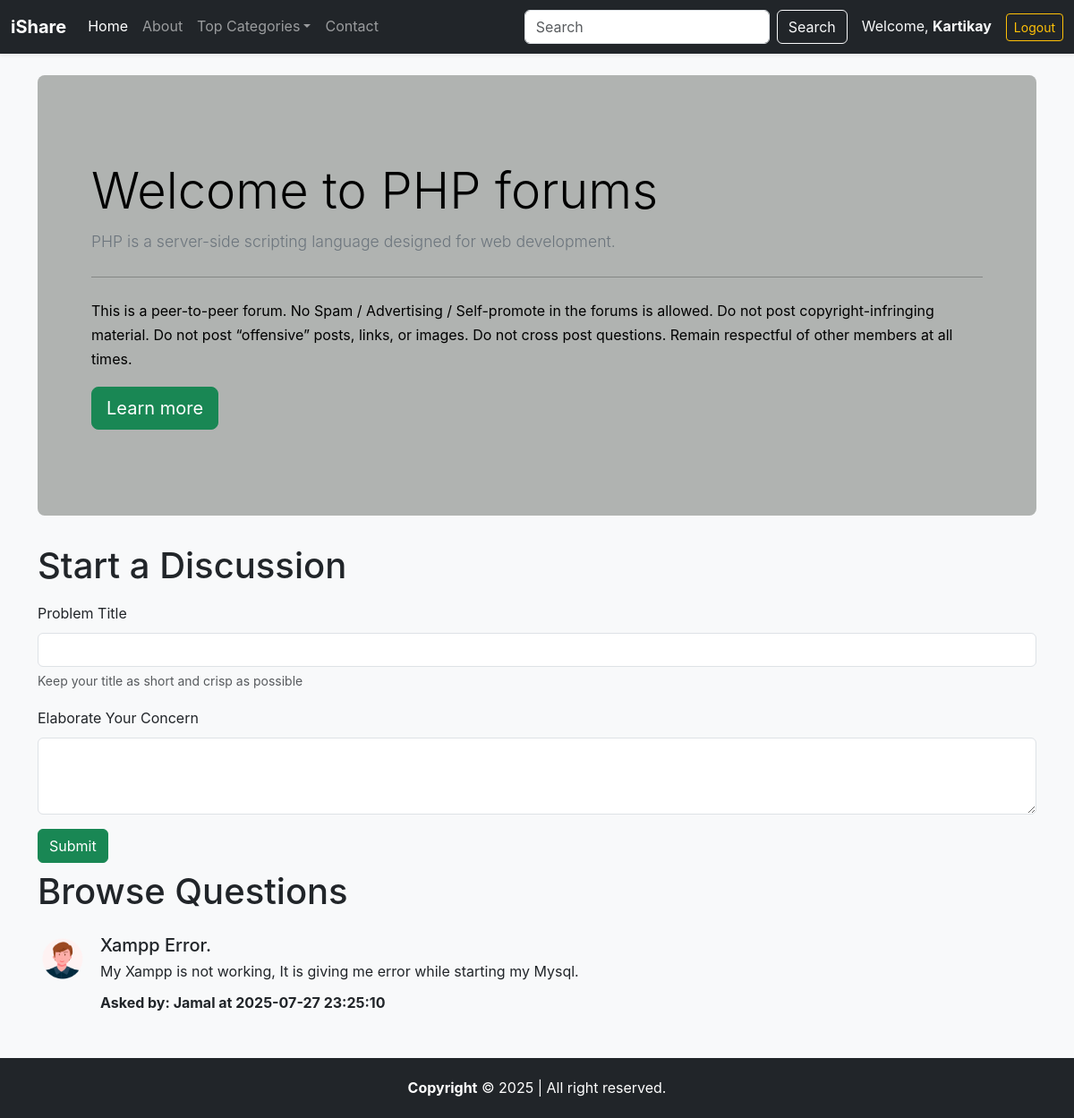
The app's page /threadlist.php?catid=9 (signed in) with its own data.
### tables this page shows
CREATE TABLE `categories` (
  `category_id` int(11) NOT NULL,
  `category_name` varchar(255) NOT NULL,
  `category_description` varchar(255) NOT NULL,
  `created_at` datetime NOT NULL DEFAULT current_timestamp()
);

CREATE TABLE `threads` (
  `thread_id` int(7) NOT NULL,
  `thread_title` varchar(255) NOT NULL,
  `thread_desc` text NOT NULL,
  `thread_cat_id` int(7) NOT NULL,
  `thread_user_id` int(7) NOT NULL,
  `timestamp` datetime NOT NULL DEFAULT current_timestamp()
);

CREATE TABLE `users` (
  `sno` int(8) NOT NULL,
  `user_email` varchar(30) NOT NULL,
  `user_pass` varchar(255) NOT NULL,
  `timestamp` datetime NOT NULL DEFAULT current_timestamp()
);

### threadlist.php (the view, shortened to what this page needs)
<!doctype html>
<html lang="en">
<head>
    <link href="https://cdn.jsdelivr.net/npm/bootstrap@5.3.0/dist/css/bootstrap.min.css" rel="stylesheet">
    <link rel="stylesheet" href="assets/cs/style.css">
</head>
<body>
    <?php include 'partials/_conn.php' ?>
    <?php include 'partials/_header.php' ?>
    <?php
    $id = $_GET['catid'];
    $sql = "SELECT * FROM `categories` WHERE category_id=$id";
    $result = mysqli_query($conn, $sql);
    while ($row = mysqli_fetch_assoc($result)) {
        $catname = $row['category_name'];
        $catdesc = $row['category_description'];
    }
    ?>
    <div class="container my-4">
        <div style="background-color: #b0b3b1ff; color: black;" class="p-5 mb-4 rounded-3">
            <div class="container-fluid py-5">
                <h1 class="display-4">Welcome to <?php echo $catname; ?> forums</h1>
                <p class="lead"><?php echo $catdesc; ?></p>
                <hr class="my-4">
                <p>
                    This is a peer-to-peer forum. No Spam / Advertising / Self-promote in the forums is allowed. Do not
                    post copyright-infringing material. Do not post “offensive” posts, links, or images. Do not cross
                    post
                    questions. Remain respectful of other members at all times.
                </p>
                <a class="btn btn-success btn-lg" href="https://en.wikipedia.org/wiki/Internet_forum" target="_blank"
                    role="button">Learn more</a>
            </div>
        </div>
    </div>
    <?php
    if (isset($_SESSION['loggedin']) && $_SESSION['loggedin'] == true) {
        echo '<div class="container">
            <h1 class="py-2">Start a Discussion</h1>
            <form action="' . htmlspecialchars($_SERVER["REQUEST_URI"]) . '" method="post">
                <div class="mb-3">
                    <label for="title" class="form-label">Problem Title</label>
                    <input type="text" class="form-control" id="title" name="title" aria-describedby="titleHelp" required>
                    <div id="titleHelp" class="form-text">Keep your title as short and crisp as possible</div>
                </div>
                <input type="hidden" name="sno" value="' . $_SESSION["sno"] . '">
                <div class="mb-3">
                    <label for="desc" class="form-label">Elaborate Your Concern</label>
                    <textarea class="form-control" id="desc" name="desc" rows="3" required></textarea>
                </div>
                <button type="submit" class="btn btn-success">Submit</button>
            </form>
        </div>';
    }
    ?>
    <div class="container mb-5" id="ques">
        <h1 class="py-2">Browse Questions</h1>
        <?php
        $id = $_GET['catid'];
        $sql = "SELECT * FROM `threads` WHERE thread_cat_id=$id";
        $result = mysqli_query($conn, $sql);
        while ($row = mysqli_fetch_assoc($result)) {
            $id = $row['thread_id'];
            $title = $row['thread_title'];
            $desc = $row['thread_desc'];
            $thread_time = $row['timestamp'];
            $thread_user_id = $row['thread_user_id'];
            $sql2 = "SELECT user_email FROM `users` WHERE sno='$thread_user_id'";
            $result2 = mysqli_query($conn, $sql2);
            $row2 = mysqli_fetch_assoc($result2);
            echo '<div class="d-flex align-items-start my-3">
            <img src="assets/images/img/boy.png" width="54" class="me-3" alt="...">
            <div>
                <h5 class="mt-0 mb-1">
                    <a class="text-dark" href="thread.php?threadid=' . $id . '">' . $title . '</a>
                </h5>
                ' . $desc . '
                <div class="fw-bold mt-2">Asked by: ' . $row2['user_email'] . ' at ' . $thread_time . '</div>
            </div>
        </div>';
        }
        ?>
    </div>
    <?php include 'partials/_footer.php' ?>
</body>
</html>

### assets/cs/style.css (style rules this page uses)
body { font-family: 'Inter', sans-serif; background-color: #f8f9fa; color: #212529; line-height: 1.7; }
.lead { font-size: 1.1rem; color: #6c757d; }
a { text-decoration: none; color: inherit; }
.form-control, .form-control:focus { box-shadow: none; }

### records on screen
categories: category_name "PHP", category_description "PHP is a server-side scripting language designed for web development."
threads: thread_title "Xampp Error.", thread_desc "My Xampp is not working, It is giving me error while starting my Mysql.", users.user_email "Jamal", timestamp "2025-07-27 23:25:10"

### other values on screen
$_SESSION['useremail'] "Kartikay"
